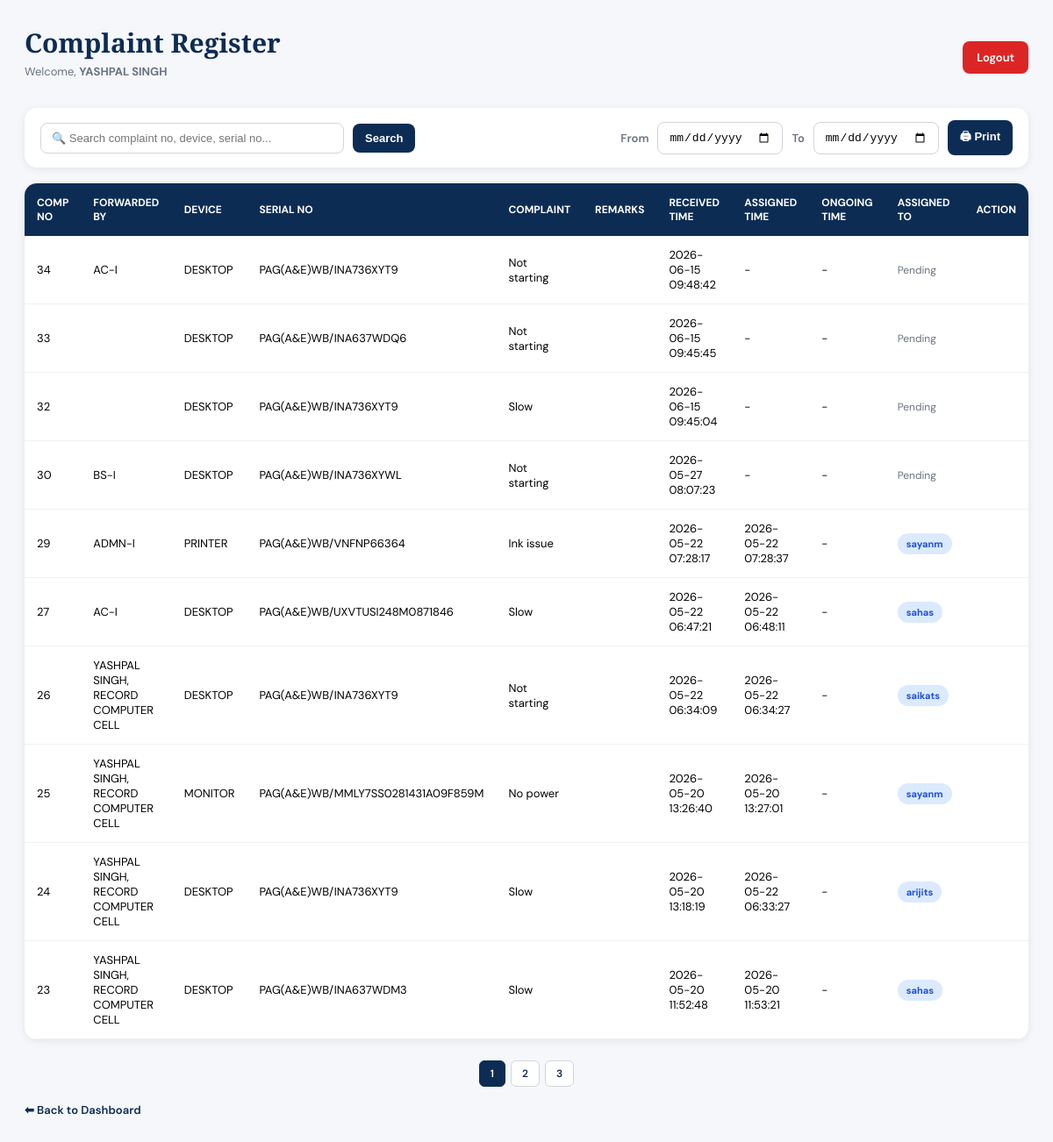
The page /Handcomp/complaint/complaint_register.php (signed in) on the database its author committed.
### tables this page shows
CREATE TABLE `complaint` (
  `comp_no` int NOT NULL AUTO_INCREMENT,
  `forwarded_by` varchar(150) NOT NULL,
  `device` varchar(100) NOT NULL,
  `serial_no` varchar(150) DEFAULT NULL,
  `complaint` varchar(150) NOT NULL,
  `remarks` text,
  `received_time` timestamp NOT NULL DEFAULT CURRENT_TIMESTAMP,
  `assigned_time` timestamp NULL DEFAULT NULL,
  `ongoing_time` timestamp NULL DEFAULT NULL,
  `resolved_time` timestamp NULL DEFAULT NULL,
  `assigned_to` varchar(150) DEFAULT NULL,
  `status` varchar(20) DEFAULT 'Pending',
  PRIMARY KEY (`comp_no`)
);

### Handcomp/complaint/complaint_register.php (the view, shortened to what this page needs)
<?php
require_once __DIR__ . "/../config/db_connect.php";
$designation = $_SESSION['designation'];
$username = $_SESSION['username'];
$search = trim($_GET['search'] ?? '');
$limit = 10;
$page = isset($_GET['page']) ? max(1, (int)$_GET['page']) : 1;
$offset = ($page - 1) * $limit;
$from_date = $_GET['from_date'] ?? '';
$to_date = $_GET['to_date'] ?? '';
$date_filter = "";
$like = "%$search%";
if($designation == "AMC"){
    $count_sql = "
    SELECT COUNT(*) as total
    FROM complaint
    WHERE assigned_to = ?
    AND resolved_time IS NULL
    $date_filter
    ";
    $count_stmt = $conn->prepare($count_sql);
    $count_stmt->bind_param("s", $username);
    $count_stmt->execute();
    $total_records = $count_stmt->get_result()->fetch_assoc()['total'];
} else {
    $count_sql = "
    SELECT COUNT(*) as total
    FROM complaint
    WHERE resolved_time IS NULL
    $date_filter
    ";
    $total_records = $conn->query($count_sql)->fetch_assoc()['total'];
}
$total_pages = max(1, ceil($total_records / $limit));
if($designation == "AMC"){
    $sql = "
SELECT *
FROM complaint
WHERE assigned_to = ?
AND resolved_time IS NULL
$date_filter
AND (
    comp_no LIKE ?
    OR forwarded_by LIKE ?
    OR device LIKE ?
    OR serial_no LIKE ?
    OR complaint LIKE ?
    OR remarks LIKE ?
)
ORDER BY received_time DESC
LIMIT $limit OFFSET $offset
";
    $stmt = $conn->prepare($sql);
    $stmt->bind_param(
        "sssssss",
        $username,
        $like,
        $like,
        $like,
        $like,
        $like,
        $like
    );
    $stmt->execute();
    $result = $stmt->get_result();
}
else{
    $sql = "
SELECT *
FROM complaint
WHERE resolved_time IS NULL
$date_filter
AND (
    comp_no LIKE ?
    OR forwarded_by LIKE ?
    OR device LIKE ?
    OR serial_no LIKE ?
    OR complaint LIKE ?
    OR remarks LIKE ?
)
ORDER BY received_time DESC
LIMIT $limit OFFSET $offset
";
    $stmt = $conn->prepare($sql);
    $stmt->bind_param(
        "ssssss",
        $like,
        $like,
        $like,
        $like,
        $like,
        $like
    );
    $stmt->execute();
    $result = $stmt->get_result();
}
?>
<!DOCTYPE html>
<html lang="en">
<head>
</head>
<body>
<div class="page-body">
<div class="page-title"
style="
display:flex;
justify-content:space-between;
align-items:center;
gap:20px;
flex-wrap:wrap;
">
<div>
<h2 style="
margin:0;
color:#0d2c54;
font-size:30px;
font-family:'EB Garamond',serif;
">
Complaint Register
</h2>
<p style="
margin-top:4px;
font-size:13px;
color:#6b7280;
">
Welcome,
<strong>
<?php echo htmlspecialchars($_SESSION['name_section'] ?? $_SESSION['full_name']); ?>
</strong>
</p>
</div>
<a href="../logout.php"
style="
background:#dc2626;
color:white;
text-decoration:none;
padding:10px 16px;
border-radius:8px;
font-size:13px;
font-weight:600;
display:inline-flex;
align-items:center;
gap:8px;
">
Logout
</a>
</div>
<form method="GET" class="filter-bar">
    <input
    type="text"
    name="search"
    placeholder="🔍 Search complaint no, device, serial no..."
    value="<?php echo htmlspecialchars($search); ?>">
    <button type="submit">
        Search
    </button>
    <label class="date-label">
        From
    </label>
    <input
    type="date"
    name="from_date"
    value="<?php echo htmlspecialchars($_GET['from_date'] ?? ''); ?>">
    <label class="date-label">
        To
    </label>
    <input
    type="date"
    name="to_date"
    value="<?php echo htmlspecialchars($_GET['to_date'] ?? ''); ?>">
    <button
type="button"
onclick="
window.open(
'print_complaints.php?from=' +
document.querySelector('[name=from_date]').value +
'&to=' +
document.querySelector('[name=to_date]').value,
'_blank'
);
">
🖨 Print
</button>
</form>
<div class="table-wrap">
<table class="data-table">
<thead>
<tr>
<th>Comp No</th>
<th>Forwarded By</th>
<th>Device</th>
<th>Serial No</th>
<th>Complaint</th>
<th>Remarks</th>
<th>Received Time</th>
<th>Assigned Time</th>
<th>Ongoing Time</th>
<th>Assigned To</th>
<th>Action</th>
</tr>
</thead>
<tbody>
<?php while($row = $result->fetch_assoc()){ ?>
<tr>
<td>
<?php echo htmlspecialchars($row['comp_no']); ?>
</td>
<td>
<?php echo htmlspecialchars($row['forwarded_by']); ?>
</td>
<td>
<?php echo htmlspecialchars($row['device']); ?>
</td>
<td>
<?php
echo htmlspecialchars(
    $row['serial_no']
    ?? '-'
);
?>
</td>
<td>
<?php echo htmlspecialchars($row['complaint']); ?>
</td>
<td>
</td>
<td>
<?php echo htmlspecialchars($row['received_time']); ?>
</td>
<td>
<?php
echo !empty($row['assigned_time'])
? htmlspecialchars($row['assigned_time'])
: '-';
?>
</td>
<td>
<?php
echo !empty($row['ongoing_time'])
? htmlspecialchars($row['ongoing_time'])
: '-';
?>
</td>
<td>
<?php if(!empty($row['assigned_to'])){ ?>
    <span class="badge badge-assigned">
    <?php echo htmlspecialchars($row['assigned_to']); ?>
    </span>
<?php } else { ?>
    <span style="color:#6b7280; font-size:12px;">
    Pending
    </span>
<?php } ?>
</td>
<td>
</td>
</tr>
<?php } ?>
</tbody>
</table>
</div>
<div class="pagination">
<?php
$qs = http_build_query([
    'search' => $search,
    'from_date' => $from_date,
    'to_date' => $to_date
]);
$visible = 7;
$start = max(1, $page - 3);
$end = min($total_pages, $start + $visible - 1);
for ($i = $start; $i <= $end; $i++) {
    $active = ($i == $page) ? "active" : "";
    echo "<a class='$active' href='?page=$i&$qs'>$i</a>";
}
?>
</div>
<a href="../itsc.php" class="back-link">⬅ Back to Dashboard</a>
</div>
</body>
</html>

### Handcomp/complaint/complaint_register.php (style rules this page uses)
body { margin:0; background:#f5f7fb; font-family:'DM Sans',sans-serif; }
.page-body { max-width:1500px; margin:auto; padding:28px; }
.page-title { margin-bottom:20px; }
.page-title h2 { margin:0; color:#0d2c54; font-size:30px; font-family:'EB Garamond',serif; }
.table-wrap { background:white; border-radius:14px; overflow:auto; box-shadow:0 2px 10px rgba(0,0,0,.08); }
.data-table { width:100%; border-collapse:collapse; }
.data-table thead { background:#0d2c54; }
.data-table th { color:white; padding:14px; font-size:12px; text-transform:uppercase; text-align:left; }
.data-table td { padding:13px 14px; border-bottom:1px solid #edf2f7; font-size:13px; }
.badge { display:inline-block; padding:5px 10px; border-radius:20px; font-size:11px; font-weight:700; }
.badge-assigned { background:#dbeafe; color:#1d4ed8; }
.back-link { display:inline-block; margin-top:18px; color:#0d2c54; text-decoration:none; font-size:13px; font-weight:600; }
.filter-bar { display:flex; align-items:center; gap:10px; background:white; padding:14px 18px; border-radius:14px; box-shadow:0 2px 10px rgba(0,0,0,.08); margin-bottom:18px; flex-wrap:wrap; }
.filter-bar input[type="text"] { width:320px; padding:9px 12px; border:1px solid #d1d5db; border-radius:8px; font-size:13px; outline:none; }
.filter-bar input[type="date"] { padding:9px 12px; border:1px solid #d1d5db; border-radius:8px; font-size:13px; outline:none; }
.date-label { font-size:13px; font-weight:600; color:#6b7280; }
.filter-bar button { background:#0d2c54; color:white; border:none; border-radius:8px; padding:9px 14px; font-size:13px; font-weight:600; cursor:pointer; }
.pagination { display: flex; justify-content: center; align-items: center; gap: 6px; margin-top: 24px; }
.pagination a { padding: 6px 12px; font-size: 12px; border-radius: 6px; background: white; border: 1px solid #d1d5db; color: #0d2c54; text-decoration: none; font-weight: 600; transition: all 0.15s ease; }
.pagination a.active { background: #0d2c54; color: white; border-color: #0d2c54; }

### rows shown on the page
complaint: comp_no "34", forwarded_by "AC-I", device "DESKTOP", serial_no "PAG(A&E)WB/INA736XYT9", complaint "Not starting", received_time "2026-06-15 09:48:42", shows "Pending"
complaint: comp_no "33", device "DESKTOP", serial_no "PAG(A&E)WB/INA637WDQ6", complaint "Not starting", received_time "2026-06-15 09:45:45", shows "Pending"
complaint: comp_no "32", device "DESKTOP", serial_no "PAG(A&E)WB/INA736XYT9", complaint "Slow", received_time "2026-06-15 09:45:04", shows "Pending"
complaint: comp_no "30", forwarded_by "BS-I", device "DESKTOP", serial_no "PAG(A&E)WB/INA736XYWL", complaint "Not starting", received_time "2026-05-27 08:07:23", shows "Pending"
complaint: comp_no "29", forwarded_by "ADMN-I", device "PRINTER", serial_no "PAG(A&E)WB/VNFNP66364", complaint "Ink issue", received_time "2026-05-22 07:28:17", assigned_time "2026-05-22 07:28:37", assigned_to "sayanm"
complaint: comp_no "27", forwarded_by "AC-I", device "DESKTOP", serial_no "PAG(A&E)WB/UXVTUSI248M0871846", complaint "Slow", received_time "2026-05-22 06:47:21", assigned_time "2026-05-22 06:48:11", assigned_to "sahas"
complaint: comp_no "26", forwarded_by "YASHPAL SINGH, RECORD COMPUTER CELL", device "DESKTOP", serial_no "PAG(A&E)WB/INA736XYT9", complaint "Not starting", received_time "2026-05-22 06:34:09", assigned_time "2026-05-22 06:34:27", assigned_to "saikats"
complaint: comp_no "25", forwarded_by "YASHPAL SINGH, RECORD COMPUTER CELL", device "MONITOR", serial_no "PAG(A&E)WB/MMLY7SS0281431A09F859M", complaint "No power", received_time "2026-05-20 13:26:40", assigned_time "2026-05-20 13:27:01", assigned_to "sayanm"
complaint: comp_no "24", forwarded_by "YASHPAL SINGH, RECORD COMPUTER CELL", device "DESKTOP", serial_no "PAG(A&E)WB/INA736XYT9", complaint "Slow", received_time "2026-05-20 13:18:19", assigned_time "2026-05-22 06:33:27", assigned_to "arijits"
complaint: comp_no "23", forwarded_by "YASHPAL SINGH, RECORD COMPUTER CELL", device "DESKTOP", serial_no "PAG(A&E)WB/INA637WDM3", complaint "Slow", received_time "2026-05-20 11:52:48", assigned_time "2026-05-20 11:53:21", assigned_to "sahas"

### other values the page prints
$_SESSION['name_section'] "YASHPAL SINGH"
